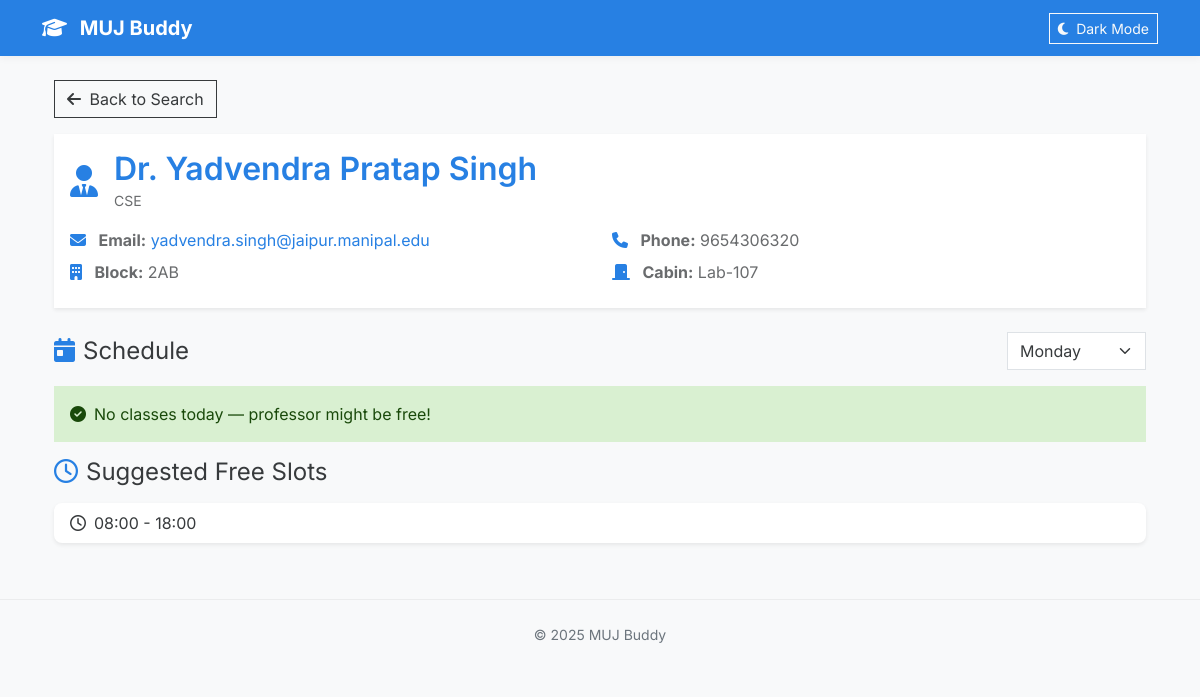
Before: /prof/28 with the older database file.
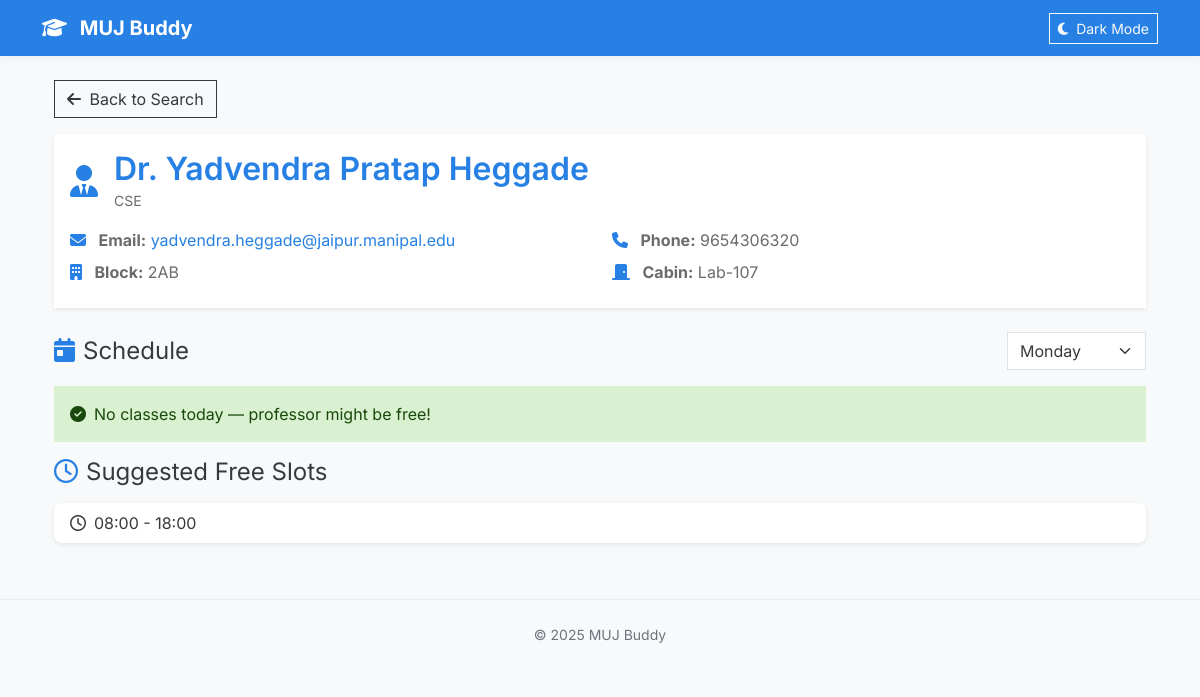
After: the same page with the newer database file.
### backend/models.py (models this page shows)
class Professor(db.Model):
    __tablename__ = 'professors'
    id = db.Column(db.Integer, primary_key=True)
    name = db.Column(db.String(100))
    department = db.Column(db.String(100))
    email = db.Column(db.String(120))
    phone = db.Column(db.String(20))
    cabin = db.Column(db.String(50))
    block = db.Column(db.String(50))
    notes = db.Column(db.String(200))

### backend/app.py (the view)
@app.route("/prof/<int:prof_id>")
def prof_detail(prof_id):
    prof = Professor.query.get_or_404(prof_id)
    day_param = request.args.get("day")
    if day_param is not None and day_param.isdigit():
        selected_day_index = int(day_param)
    else:
        selected_day_index = datetime.now().weekday()
    classes = (
        Timetable.query
        .filter_by(prof_id=prof_id, day_of_week=selected_day_index)
        .order_by(Timetable.start_time)
        .all()
    )
    free_slots = compute_free_slots(classes, "08:00", "18:00")
    day_names = ["Monday", "Tuesday", "Wednesday", "Thursday", "Friday", "Saturday", "Sunday"]
    return render_template(
        "prof.html",
        prof=prof,
        classes=classes,
        free_slots=free_slots,
        day_names=day_names,
        selected_day_index=selected_day_index
    )

### backend/app.py (called while the page is built)
def compute_free_slots(classes, start="08:00", end="18:00"):
    slots = []
    current = start
    for c in classes:
        if c.start_time > current:
            slots.append((current, c.start_time))
        current = max(current, c.end_time)
    if current < end:
        slots.append((current, end))
    return slots

### templates/prof.html (shortened to what this page needs)
{% extends "layout.html" %}
{% block content %}
<div class="container mt-4">
  <a href="{{ url_for('index') }}" class="btn btn-outline-secondary mb-3">
    <i class="fa-solid fa-arrow-left me-1"></i> Back to Search
  </a>
  <div class="card shadow-sm border-0 mb-4">
    <div class="card-body">
      <div class="d-flex align-items-center mb-3">
        <i class="fa-solid fa-user-tie fa-2x text-primary me-3"></i>
        <div>
          <h2 class="card-title text-primary fw-semibold mb-0">{{ prof.name }}</h2>
          <small class="text-muted">{{ prof.department }}</small>
        </div>
      </div>
      <div class="row text-muted">
        <div class="col-md-6 mb-2">
          <i class="fa-solid fa-envelope me-2 text-primary"></i>
          <strong>Email:</strong> <a href="mailto:{{ prof.email }}" class="text-decoration-none">{{ prof.email }}</a>
        </div>
        <div class="col-md-6 mb-2">
          <i class="fa-solid fa-phone me-2 text-primary"></i>
          <strong>Phone:</strong> {{ prof.phone }}
        </div>
        <div class="col-md-6 mb-2">
          <i class="fa-solid fa-building me-2 text-primary"></i>
          <strong>Block:</strong> {{ prof.block }}
        </div>
        <div class="col-md-6 mb-2">
          <i class="fa-solid fa-door-closed me-2 text-primary"></i>
          <strong>Cabin:</strong> {{ prof.cabin }}
        </div>
      </div>
    </div>
  </div>
  <div class="d-flex align-items-center justify-content-between mb-3">
    <h4 class="text-secondary mb-0">
      <i class="fa-solid fa-calendar-day me-2 text-primary"></i>Schedule
    </h4>
    <form method="get" class="d-flex align-items-center">
      <select id="day-select" class="form-select w-auto" onchange="changeDay(this.value)">
        {% for d in day_names %}
          <option value="{{ loop.index0 }}" {% if loop.index0 == selected_day_index %}selected{% endif %}>{{ d }}</option>
        {% endfor %}
      </select>
    </form>
  </div>
  {% if classes %}
    <div class="list-group mb-4">
      {% for c in classes %}
        <div class="list-group-item list-group-item-action border-0 shadow-sm mb-2 rounded-3">
          <div class="d-flex justify-content-between align-items-center">
            <div>
              <h6 class="fw-semibold mb-1 text-dark">
                <i class="fa-solid fa-book me-2 text-primary"></i>{{ c.course_name }}
              </h6>
              <small class="text-muted">
                <i class="fa-regular fa-clock me-1"></i>{{ c.start_time }} - {{ c.end_time }}
                &nbsp;•&nbsp;<i class="fa-solid fa-location-dot me-1"></i>{{ c.location }}
              </small>
            </div>
          </div>
        </div>
      {% endfor %}
    </div>
  {% else %}
    <div class="alert alert-success d-flex align-items-center">
      <i class="fa-solid fa-check-circle me-2"></i>No classes today — professor might be free!
    </div>
  {% endif %}
  <h4 class="text-secondary mb-3">
    <i class="fa-regular fa-clock me-2 text-primary"></i>Suggested Free Slots
  </h4>
  {% if free_slots %}
    <ul class="list-group">
      {% for s in free_slots %}
        <li class="list-group-item border-0 shadow-sm mb-2 rounded-3">
          <i class="fa-regular fa-clock me-2 text-secondary"></i>{{ s[0] }} - {{ s[1] }}
        </li>
      {% endfor %}
    </ul>
  {% else %}
    <div class="alert alert-info d-flex align-items-center">
      <i class="fa-solid fa-circle-info me-2"></i>No free slots found today.
    </div>
  {% endif %}
</div>
{% endblock %}

### templates/layout.html (shortened to what this page needs)
<!doctype html>
<html lang="en">
  <head>
    <link id="themeStylesheet" rel="stylesheet" href="https://cdn.jsdelivr.net/npm/bootswatch@5.3.2/dist/cosmo/bootstrap.min.css">
    <link rel="stylesheet" href="https://cdnjs.cloudflare.com/ajax/libs/font-awesome/6.5.0/css/all.min.css" />
  </head>
  <body>
    <nav class="navbar navbar-expand-lg navbar-dark bg-primary">
      <div class="container">
        <a class="navbar-brand fw-bold" href="{{ url_for('index') }}">
          <i class="fa-solid fa-graduation-cap me-2"></i> MUJ Buddy
        </a>
        <div class="ms-auto d-flex align-items-center gap-2">
          <button class="btn btn-outline-light btn-sm" id="themeToggleBtn">
            <i class="fa-solid fa-moon me-1"></i> Dark Mode
          </button>
        </div>
      </div>
    </nav>
    <main class="container mt-4 mb-5">
      {% block content %}{% endblock %}
    </main>
    <footer class="text-center small">
      <div class="container">
        <p class="mb-0">© 2025 MUJ Buddy </p>
      </div>
    </footer>
  </body>
</html>

### templates/layout.html (style rules this page uses)
body { font-family: "Inter", system-ui, -apple-system, "Segoe UI", Roboto, "Helvetica Neue", Arial; background-color: #f8f9fa; transition: background-color 0.3s ease, color 0.3s ease; }
nav.navbar { box-shadow: 0 2px 8px rgba(0,0,0,0.05); transition: background-color 0.3s ease; }
footer { padding: 1.5rem 0; border-top: 1px solid rgba(0,0,0,0.05); margin-top: 3rem; color: #6c757d; transition: color 0.3s ease; }

Changed rows visible on the page:
changed Professor "2AB": name "Dr. Yadvendra Pratap Singh" → "Dr. Yadvendra Pratap Heggade"; email "yadvendra.singh@jaipur.manipal.edu" → "yadvendra.heggade@jaipur.manipal.edu"
